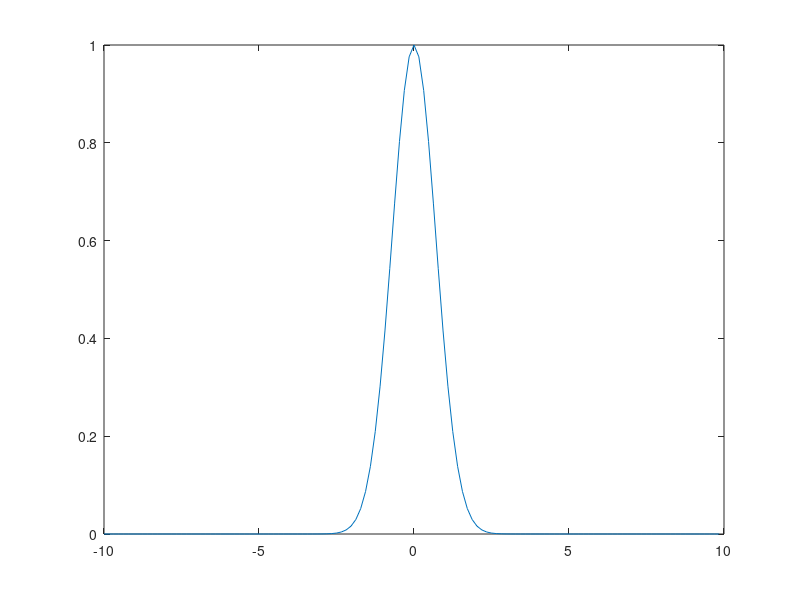
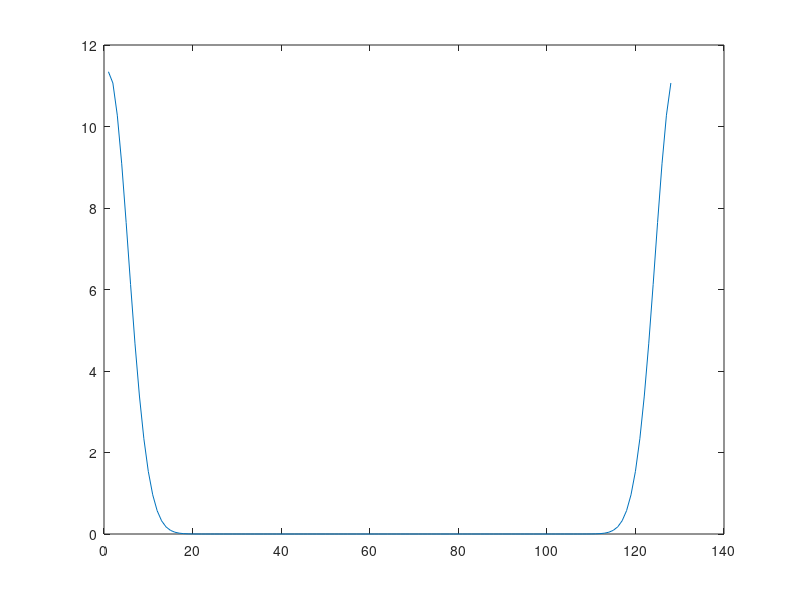
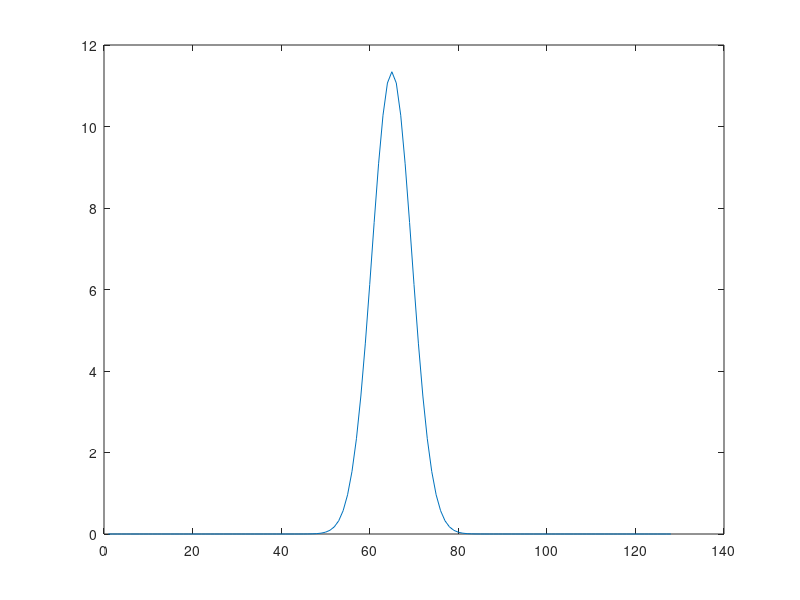

MATLAB code for these plots, in order:
clear all; close all; 

L=20; 
n=128;

x2=linspace(-L/2,L/2,n+1); % define the domain discretization
x=x2(1:n); %consider only the first n points: periodicity

u=exp(-x.*x);   % function to take derivative of
ut=fft(u);      % FFT the function
utshift=fftshift(ut); % shift the FFT

figure(1), plot(x,u)
figure(2), plot(abs(ut))
figure(3), plot(abs(utshift))